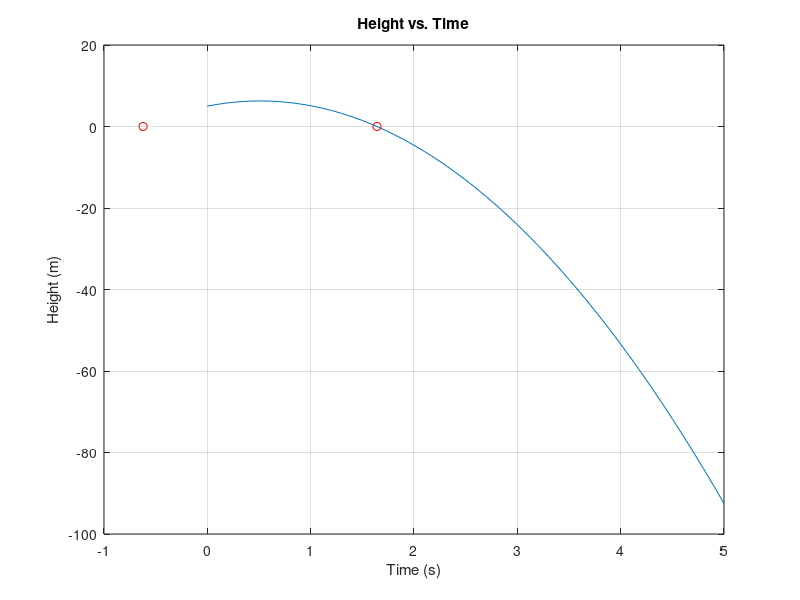

The MATLAB script that drew this image:
% Jacob Alspaw
% jaa134

velocityI = input('Enter initial velocity (m/s): ');
heightI = input('Enter initial height (m): ');
timeE = input('Enter an ending time (s): ');
%time at any point
t = 0:0.1:timeE;
%the height at the above time
h = (-0.5 * 9.8 * (t .^ 2)) + (velocityI * t) + heightI;
plot(t, h)
xlabel('Time (s)')
ylabel('Height (m)')
title('Height vs. Time')
grid on
hold on
groundLvl = (-velocityI - sqrt((velocityI ^ 2) - (4 * -0.5 * 9.8 * heightI))) / (2 * -0.5 * 9.8);
plot(groundLvl, 0, 'ro')
groundLvl = (-velocityI + sqrt((velocityI ^ 2) - (4 * -0.5 * 9.8 * heightI))) / (2 * -0.5 * 9.8);
plot(groundLvl, 0, 'ro')
